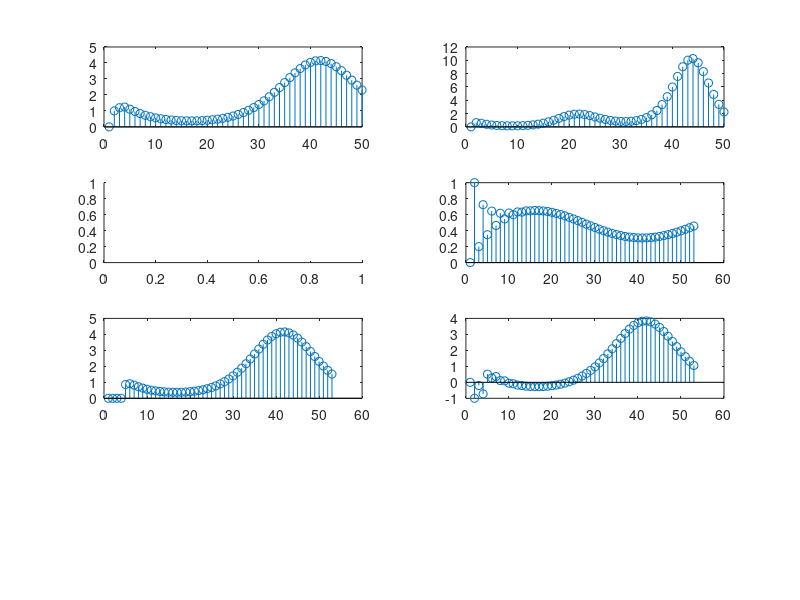

Source code (MATLAB):
%% clear
clc;
clear all;
close all;

%% process
n = 0:49;
n1 = 0:52;
f1 = 0.02;
f2 = 0.04;
x1 = sin(2*pi*f1*n);
x2 = sin(2*pi*f2*n);
x3 = [zeros(1,3), x1];
x4 = x1 + x2;
y1(1) = 0;
y2(1) = 0;
y3(1) = 0;
y4(1) = 0;
for n = 2:50
    y1(n) = 0.2*y1(n-1)+0.3^x1(n);
    y2(n) = 0.2*y2(n-1)+0.3^x2(n);
    y3(n) = 0.2*y3(n-1)+0.3^x3(n);
    y4(n) = 0.2*y4(n-1)+0.3^x4(n);
end
y6(1) = 0;
for n1 = 2:53
    y6(n1) = 0.2^y6(n1-1)+0.3*x3(n1);
end
y7 = [zeros(1,3), y1];
y8 = y7 - y6;

%% plot
subplot(4, 2, 1);
stem(y3);
subplot(4, 2, 2);
stem(y4);
subplot(4, 2, 3);
%stem(y5);
subplot(4, 2, 4);
stem(y6);
subplot(4, 2, 5);
stem(y7);
subplot(4, 2, 6);
stem(y8);